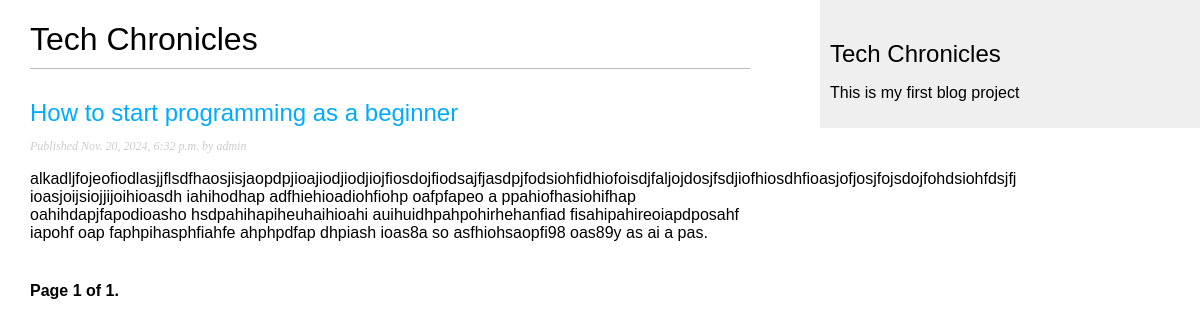
The page /blog/ on the database as committed earlier.
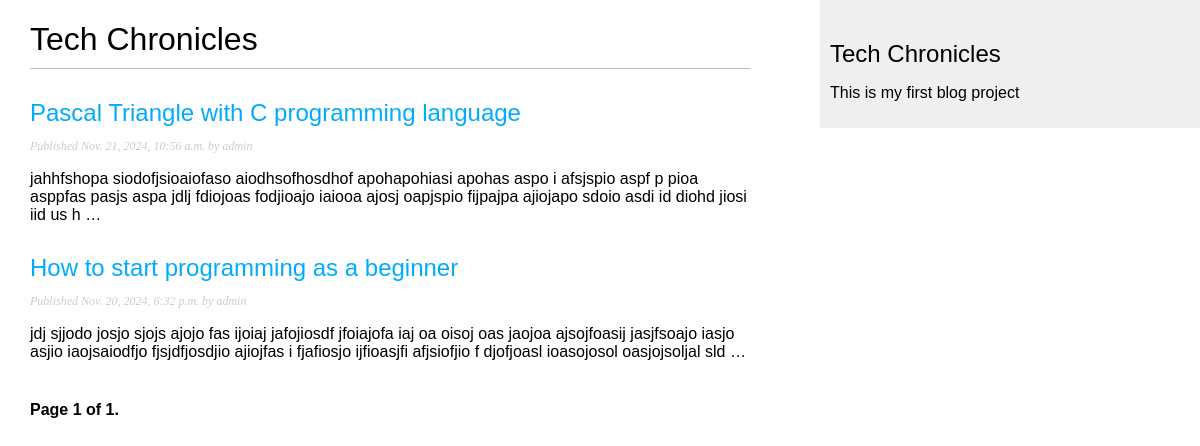
The same page on the database as committed later.
### blog/models.py (models this page shows, shortened)
class Post(models.Model):
    class Status(models.TextChoices):
        DRAFT = 'DF', 'Draft'
        PUBLISHED = 'PB', 'Published'
    title = models.CharField(max_length=250)
    slug = models.SlugField(max_length=250, unique_for_date='publish')
    author = models.ForeignKey(settings.AUTH_USER_MODEL,
                               on_delete=models.CASCADE,
                               related_name='blog_posts')
    body = models.TextField()
    publish = models.DateTimeField(default=timezone.now)
    created = models.DateTimeField(auto_now_add=True)
    updated = models.DateTimeField(auto_now=True)
    status = models.CharField(max_length=2, choices=Status,
                              default=Status.DRAFT)
    objects = models.Manager()
    published = PublishedManager()
    class Meta:
        ordering = ['-publish']
        indexes = [
            models.Index(fields=['-publish']),
        ]
    def get_absolute_url(self):
        return reverse('blog:post_detail', args=[self.publish.year,
                       self.publish.month, self.publish.day, self.slug])

### blog/views.py (the view)
# urls.py: path('', views.PostListView.as_view(), name='post_list'),
class PostListView(ListView):
    queryset = Post.published.all()
    context_object_name = 'posts'
    paginate_by = 3
    template_name = 'blog/post/list.html'

### blog/templates/blog/post/list.html (shortened to what this page needs)
{% extends "blog/base.html" %}
{% block content %}
  <h1>Tech Chronicles</h1>
  {% for post in posts %}
  <h2><a href="{{ post.get_absolute_url }}">{{ post.title }}</a></h2>
    <p class="date">Published {{ post.publish }} by {{ post.author }}</p>
    {{ post.body|truncatewords:30|linebreaks }}
  {% endfor %}
  {% include "pagination.html" with page=page_obj %}
{% endblock %}

Rows that differ between the two databases and show on the page:
now on this page (row edited): Post: title "Pascal Triangle with C programming language", publish "Nov. 21, 2024, 10:56 a.m.", author "admin", body "jahhfshopa siodofjsioaiofaso aiodhsofhosdhof apohapohiasi apohas aspo i afsjspio aspf p pioa asppfas pasjs aspa jdlj fdiojoas fodjioajo iaiooa ajosj oapjspio fijpajpa ajiojapo sdoio asdi id diohd jiosi iid us h …"
changed Post "How to start programming as a beginner": body "alkadljfojeofiodlasjjflsdfhaosjisjaopdpjioajiodjiodjiojfiosdojfiodsajfjasdpjfodsiohfidhiofoisdjfaljojdosjfsdjiofhiosdhfioasjofjosjfojsdojfohdsiohfdsjfj ioasjoijsiojjijoihioasdh iahihodhap adfhiehioadiohfiohp oafpfapeo a ppahiofhasiohifhap oahihdapjfapodioasho hsdpahihapiheuhaihioahi auihuidhpahpohirhehanfiad fisahipahireoiapdposahf iapohf oap faphpihasphfiahfe ahphpdfap dhpiash ioas8a so asfhiohsaopfi98 oas89y as ai a pas." → "jdj sjjodo josjo sjojs ajojo fas ijoiaj jafojiosdf jfoiajofa iaj oa oisoj oas jaojoa ajsojfoasij jasjfsoajo iasjo asjio iaojsaiodfjo fjsjdfjosdjio ajiojfas i fjafiosjo ijfioasjfi afjsiofjio f djofjoasl ioasojosol oasjojsoljal sld …"
